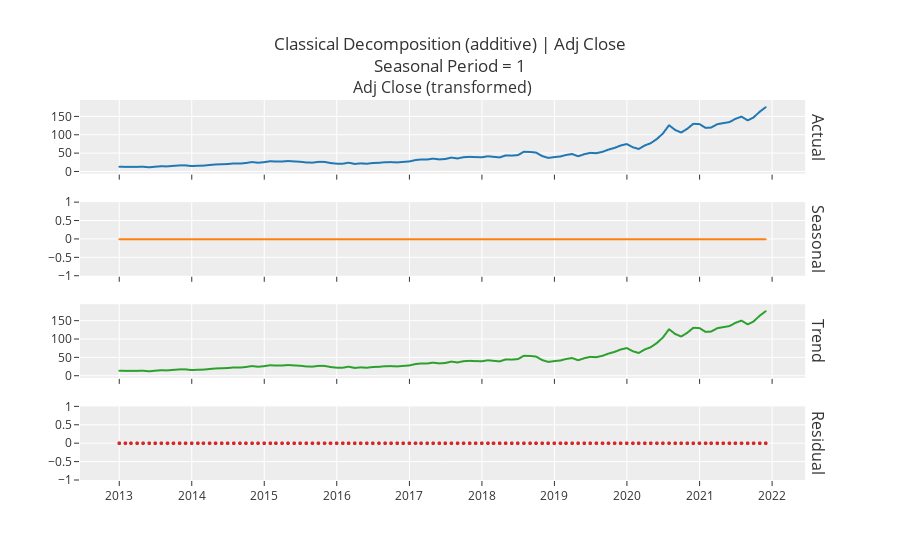

The cell this chart's notebook holds for it:
### Code cell
exp.plot_model(plot='decomp')
